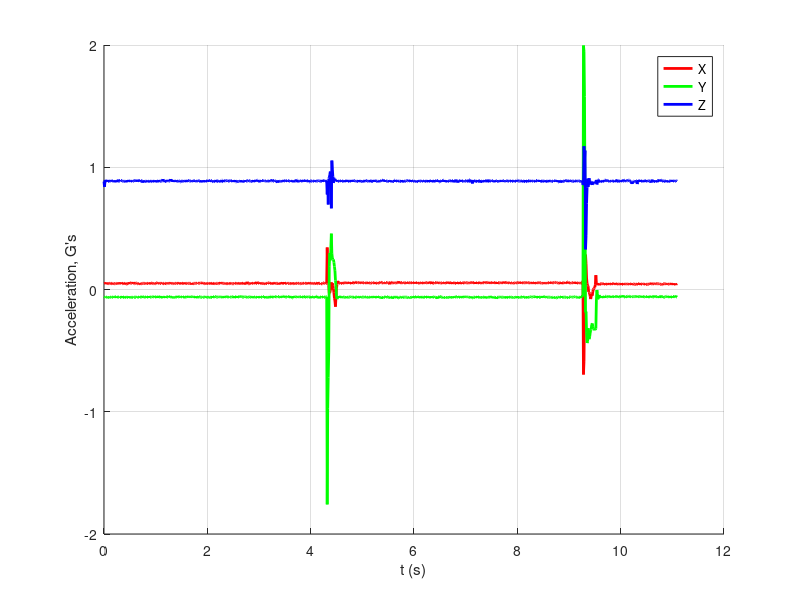

MATLAB code to generate this figure:
%% Load Data
clearvars
close all
load('accel_1.mat') % gets 'databuf' variable

%% ADXL configuration
% ( from datasheet )
% SENS     LSB PER G
%   2       256
%   4       128
%   8       64
%   16      32
lsb_per_g_map = [0 256 0 128 0 0 0 64 0 0 0 0 0 0 0 32];
adxl_sens = 2; % range in +- g
adxl_adc_bits = 10; % 10
Fs = 100;

adxl_lsbs_per_g = lsb_per_g_map(adxl_sens); 
%% Scale the variables to G's
databuf.x = databuf.x / adxl_lsbs_per_g;
databuf.y = databuf.y / adxl_lsbs_per_g;
databuf.z = databuf.z / adxl_lsbs_per_g;

%% Plots
t = 0:(1/Fs):length(databuf.x)/Fs;
t = t(1:length(databuf.x));

figure, hold on
grid on
plot(t, databuf.x, 'r', 'linewidth', 2)
plot(t, databuf.y, 'g', 'linewidth', 2)
plot(t, databuf.z, 'b', 'linewidth', 2)
xlabel('t (s)')
ylabel('Acceleration, G''s')

legend('X', 'Y', 'Z')

